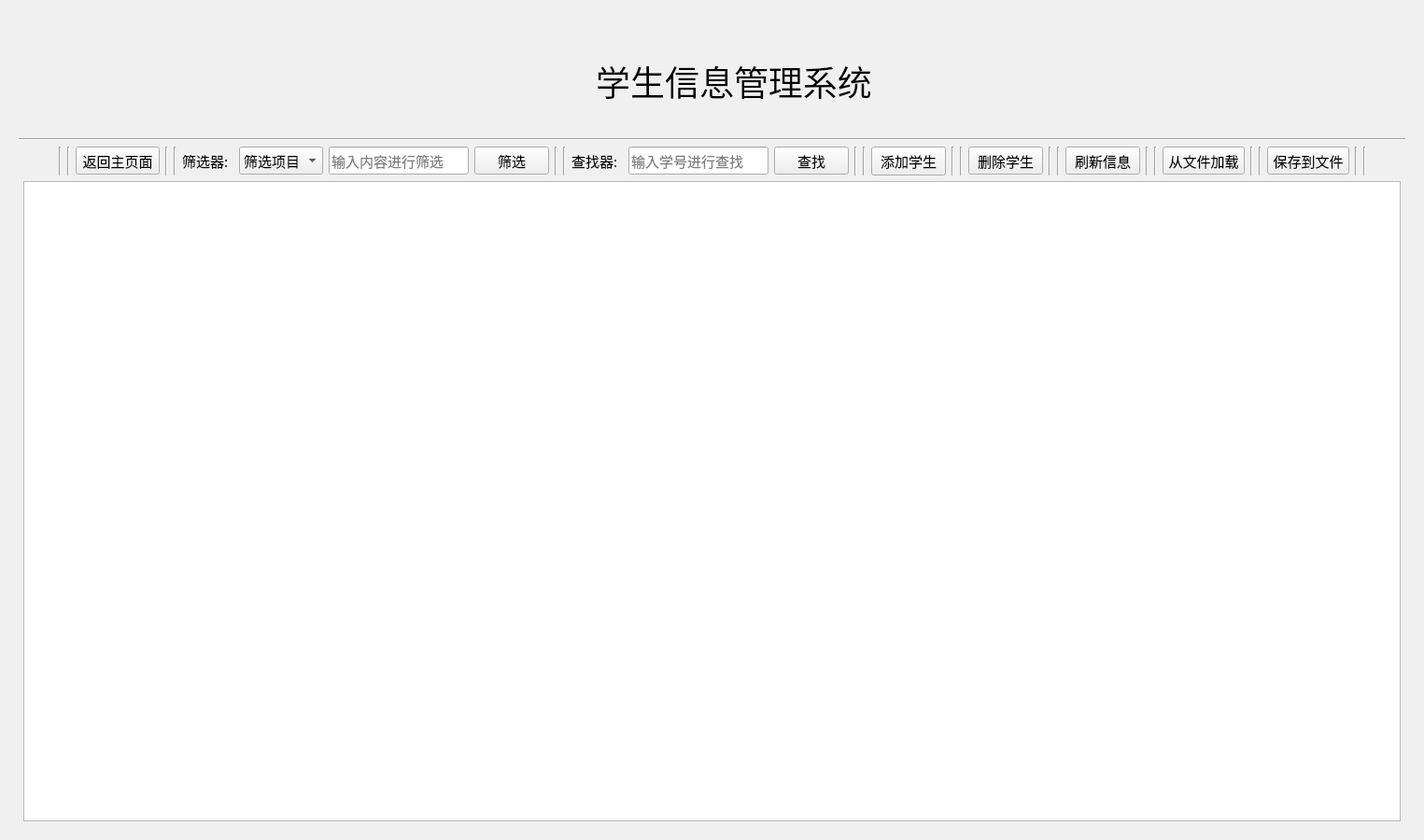
<?xml version="1.0" encoding="UTF-8"?>
<ui version="4.0">
 <class>Widget</class>
 <widget class="QWidget" name="Widget">
  <property name="geometry">
   <rect>
    <x>0</x>
    <y>0</y>
    <width>1525</width>
    <height>900</height>
   </rect>
  </property>
  <property name="minimumSize">
   <size>
    <width>1525</width>
    <height>0</height>
   </size>
  </property>
  <property name="windowTitle">
   <string>Widget</string>
  </property>
  <property name="styleSheet">
   <string notr="true">QWidget#Widget{
background-color: rgb(240, 240, 240);
}</string>
  </property>
  <layout class="QGridLayout" name="gridLayout">
   <item row="0" column="0">
    <widget class="QStackedWidget" name="stackedWidget">
     <property name="styleSheet">
      <string notr="true"/>
     </property>
     <property name="currentIndex">
      <number>1</number>
     </property>
     <widget class="QWidget" name="home">
      <property name="font">
       <font>
        <pointsize>9</pointsize>
       </font>
      </property>
      <property name="styleSheet">
       <string notr="true">QWidget#home{

}</string>
      </property>
      <layout class="QVBoxLayout" name="verticalLayout_2">
       <item>
        <spacer name="verticalSpacer_8">
         <property name="orientation">
          <enum>Qt::Vertical</enum>
         </property>
         <property name="sizeType">
          <enum>QSizePolicy::Expanding</enum>
         </property>
         <property name="sizeHint" stdset="0">
          <size>
           <width>20</width>
           <height>40</height>
          </size>
         </property>
        </spacer>
       </item>
       <item>
        <spacer name="verticalSpacer_10">
         <property name="orientation">
          <enum>Qt::Vertical</enum>
         </property>
         <property name="sizeHint" stdset="0">
          <size>
           <width>20</width>
           <height>40</height>
          </size>
         </property>
        </spacer>
       </item>
       <item>
        <layout class="QHBoxLayout" name="horizontalLayout_9">
         <item>
          <spacer name="horizontalSpacer_24">
           <property name="orientation">
            <enum>Qt::Horizontal</enum>
           </property>
           <property name="sizeHint" stdset="0">
            <size>
             <width>40</width>
             <height>20</height>
            </size>
           </property>
          </spacer>
         </item>
         <item>
          <widget class="QLabel" name="label_16">
           <property name="minimumSize">
            <size>
             <width>40</width>
             <height>40</height>
            </size>
           </property>
           <property name="maximumSize">
            <size>
             <width>40</width>
             <height>40</height>
            </size>
           </property>
           <property name="styleSheet">
            <string notr="true">image: url(:/img/icons/logo.png);</string>
           </property>
           <property name="text">
            <string/>
           </property>
          </widget>
         </item>
         <item>
          <widget class="QLabel" name="label_2">
           <property name="minimumSize">
            <size>
             <width>300</width>
             <height>0</height>
            </size>
           </property>
           <property name="maximumSize">
            <size>
             <width>9999</width>
             <height>16777215</height>
            </size>
           </property>
           <property name="font">
            <font>
             <family>华文楷体</family>
             <pointsize>28</pointsize>
            </font>
           </property>
           <property name="text">
            <string>学生信息管理系统</string>
           </property>
           <property name="alignment">
            <set>Qt::AlignCenter</set>
           </property>
          </widget>
         </item>
         <item>
          <spacer name="horizontalSpacer_29">
           <property name="orientation">
            <enum>Qt::Horizontal</enum>
           </property>
           <property name="sizeHint" stdset="0">
            <size>
             <width>40</width>
             <height>20</height>
            </size>
           </property>
          </spacer>
         </item>
        </layout>
       </item>
       <item>
        <spacer name="verticalSpacer_3">
         <property name="orientation">
          <enum>Qt::Vertical</enum>
         </property>
         <property name="sizeType">
          <enum>QSizePolicy::Expanding</enum>
         </property>
         <property name="sizeHint" stdset="0">
          <size>
           <width>20</width>
           <height>40</height>
          </size>
         </property>
        </spacer>
       </item>
       <item>
        <layout class="QHBoxLayout" name="horizontalLayout_8">
         <item>
          <spacer name="horizontalSpacer_27">
           <property name="orientation">
            <enum>Qt::Horizontal</enum>
           </property>
           <property name="sizeHint" stdset="0">
            <size>
             <width>40</width>
             <height>20</height>
            </size>
           </property>
          </spacer>
         </item>
         <item>
          <spacer name="horizontalSpacer_30">
           <property name="orientation">
            <enum>Qt::Horizontal</enum>
           </property>
           <property name="sizeHint" stdset="0">
            <size>
             <width>40</width>
             <height>20</height>
            </size>
           </property>
          </spacer>
         </item>
         <item>
          <widget class="QPushButton" name="dispButton">
           <property name="sizePolicy">
            <sizepolicy hsizetype="Expanding" vsizetype="Expanding">
             <horstretch>0</horstretch>
             <verstretch>0</verstretch>
            </sizepolicy>
           </property>
           <property name="minimumSize">
            <size>
             <width>190</width>
             <height>125</height>
            </size>
           </property>
           <property name="maximumSize">
            <size>
             <width>666666</width>
             <height>666666</height>
            </size>
           </property>
           <property name="font">
            <font>
             <family>楷体</family>
             <pointsize>15</pointsize>
            </font>
           </property>
           <property name="text">
            <string>显示学生信息</string>
           </property>
          </widget>
         </item>
         <item>
          <spacer name="horizontalSpacer_26">
           <property name="orientation">
            <enum>Qt::Horizontal</enum>
           </property>
           <property name="sizeType">
            <enum>QSizePolicy::Fixed</enum>
           </property>
           <property name="sizeHint" stdset="0">
            <size>
             <width>40</width>
             <height>20</height>
            </size>
           </property>
          </spacer>
         </item>
         <item>
          <widget class="QPushButton" name="outButton">
           <property name="sizePolicy">
            <sizepolicy hsizetype="Expanding" vsizetype="Expanding">
             <horstretch>0</horstretch>
             <verstretch>0</verstretch>
            </sizepolicy>
           </property>
           <property name="minimumSize">
            <size>
             <width>190</width>
             <height>125</height>
            </size>
           </property>
           <property name="font">
            <font>
             <family>楷体</family>
             <pointsize>15</pointsize>
            </font>
           </property>
           <property name="text">
            <string>退出账号登录</string>
           </property>
          </widget>
         </item>
         <item>
          <spacer name="horizontalSpacer_34">
           <property name="orientation">
            <enum>Qt::Horizontal</enum>
           </property>
           <property name="sizeType">
            <enum>QSizePolicy::Fixed</enum>
           </property>
           <property name="sizeHint" stdset="0">
            <size>
             <width>40</width>
             <height>20</height>
            </size>
           </property>
          </spacer>
         </item>
         <item>
          <widget class="QPushButton" name="saveButton">
           <property name="enabled">
            <bool>true</bool>
           </property>
           <property name="sizePolicy">
            <sizepolicy hsizetype="Expanding" vsizetype="Expanding">
             <horstretch>0</horstretch>
             <verstretch>0</verstretch>
            </sizepolicy>
           </property>
           <property name="minimumSize">
            <size>
             <width>190</width>
             <height>125</height>
            </size>
           </property>
           <property name="maximumSize">
            <size>
             <width>666666</width>
             <height>666666</height>
            </size>
           </property>
           <property name="font">
            <font>
             <family>楷体</family>
             <pointsize>15</pointsize>
             <weight>50</weight>
             <bold>false</bold>
             <underline>false</underline>
             <strikeout>false</strikeout>
            </font>
           </property>
           <property name="tabletTracking">
            <bool>false</bool>
           </property>
           <property name="styleSheet">
            <string notr="true"/>
           </property>
           <property name="text">
            <string>退出管理系统</string>
           </property>
          </widget>
         </item>
         <item>
          <spacer name="horizontalSpacer_31">
           <property name="orientation">
            <enum>Qt::Horizontal</enum>
           </property>
           <property name="sizeHint" stdset="0">
            <size>
             <width>40</width>
             <height>20</height>
            </size>
           </property>
          </spacer>
         </item>
         <item>
          <spacer name="horizontalSpacer_28">
           <property name="orientation">
            <enum>Qt::Horizontal</enum>
           </property>
           <property name="sizeHint" stdset="0">
            <size>
             <width>40</width>
             <height>20</height>
            </size>
           </property>
          </spacer>
         </item>
        </layout>
       </item>
       <item>
        <spacer name="verticalSpacer">
         <property name="orientation">
          <enum>Qt::Vertical</enum>
         </property>
         <property name="sizeHint" stdset="0">
          <size>
           <width>20</width>
           <height>40</height>
          </size>
         </property>
        </spacer>
       </item>
       <item>
        <spacer name="verticalSpacer_9">
         <property name="orientation">
          <enum>Qt::Vertical</enum>
         </property>
         <property name="sizeHint" stdset="0">
          <size>
           <width>20</width>
           <height>40</height>
          </size>
         </property>
        </spacer>
       </item>
      </layout>
     </widget>
     <widget class="QWidget" name="studentdisp">
      <property name="styleSheet">
       <string notr="true"/>
      </property>
      <layout class="QGridLayout" name="gridLayout_2">
       <item row="0" column="0">
        <layout class="QVBoxLayout" name="verticalLayout">
         <item>
          <spacer name="verticalSpacer_2">
           <property name="orientation">
            <enum>Qt::Vertical</enum>
           </property>
           <property name="sizeType">
            <enum>QSizePolicy::Maximum</enum>
           </property>
           <property name="sizeHint" stdset="0">
            <size>
             <width>20</width>
             <height>40</height>
            </size>
           </property>
          </spacer>
         </item>
         <item>
          <layout class="QHBoxLayout" name="horizontalLayout_2">
           <item>
            <spacer name="horizontalSpacer_3">
             <property name="orientation">
              <enum>Qt::Horizontal</enum>
             </property>
             <property name="sizeHint" stdset="0">
              <size>
               <width>40</width>
               <height>20</height>
              </size>
             </property>
            </spacer>
           </item>
           <item>
            <widget class="QLabel" name="label_19">
             <property name="minimumSize">
              <size>
               <width>40</width>
               <height>40</height>
              </size>
             </property>
             <property name="maximumSize">
              <size>
               <width>40</width>
               <height>40</height>
              </size>
             </property>
             <property name="styleSheet">
              <string notr="true">image: url(:/img/icons/logo.png);</string>
             </property>
             <property name="text">
              <string/>
             </property>
            </widget>
           </item>
           <item>
            <widget class="QLabel" name="label">
             <property name="sizePolicy">
              <sizepolicy hsizetype="Preferred" vsizetype="Preferred">
               <horstretch>0</horstretch>
               <verstretch>0</verstretch>
              </sizepolicy>
             </property>
             <property name="font">
              <font>
               <family>华文楷体</family>
               <pointsize>28</pointsize>
               <weight>50</weight>
               <italic>false</italic>
               <bold>false</bold>
              </font>
             </property>
             <property name="text">
              <string>学生信息管理系统</string>
             </property>
             <property name="alignment">
              <set>Qt::AlignCenter</set>
             </property>
            </widget>
           </item>
           <item>
            <spacer name="horizontalSpacer_4">
             <property name="orientation">
              <enum>Qt::Horizontal</enum>
             </property>
             <property name="sizeHint" stdset="0">
              <size>
               <width>40</width>
               <height>20</height>
              </size>
             </property>
            </spacer>
           </item>
          </layout>
         </item>
         <item>
          <widget class="QLabel" name="savetishi">
           <property name="minimumSize">
            <size>
             <width>0</width>
             <height>20</height>
            </size>
           </property>
           <property name="font">
            <font>
             <family>楷体</family>
             <pointsize>12</pointsize>
            </font>
           </property>
           <property name="text">
            <string/>
           </property>
           <property name="alignment">
            <set>Qt::AlignCenter</set>
           </property>
          </widget>
         </item>
         <item>
          <widget class="Line" name="line_7">
           <property name="orientation">
            <enum>Qt::Horizontal</enum>
           </property>
          </widget>
         </item>
         <item>
          <layout class="QHBoxLayout" name="horizontalLayout_3">
           <item>
            <spacer name="horizontalSpacer_32">
             <property name="orientation">
              <enum>Qt::Horizontal</enum>
             </property>
             <property name="sizeType">
              <enum>QSizePolicy::Expanding</enum>
             </property>
             <property name="sizeHint" stdset="0">
              <size>
               <width>5</width>
               <height>20</height>
              </size>
             </property>
            </spacer>
           </item>
           <item>
            <widget class="Line" name="line_18">
             <property name="orientation">
              <enum>Qt::Vertical</enum>
             </property>
            </widget>
           </item>
           <item>
            <widget class="Line" name="line_19">
             <property name="orientation">
              <enum>Qt::Vertical</enum>
             </property>
            </widget>
           </item>
           <item>
            <widget class="QPushButton" name="pushButton_2">
             <property name="minimumSize">
              <size>
               <width>90</width>
               <height>30</height>
              </size>
             </property>
             <property name="maximumSize">
              <size>
               <width>9999</width>
               <height>30</height>
              </size>
             </property>
             <property name="font">
              <font>
               <family>楷体</family>
               <pointsize>11</pointsize>
              </font>
             </property>
             <property name="text">
              <string>返回主页面</string>
             </property>
            </widget>
           </item>
           <item>
            <widget class="Line" name="line_17">
             <property name="orientation">
              <enum>Qt::Vertical</enum>
             </property>
            </widget>
           </item>
           <item>
            <widget class="Line" name="line_8">
             <property name="orientation">
              <enum>Qt::Vertical</enum>
             </property>
            </widget>
           </item>
           <item>
            <widget class="QLabel" name="label_17">
             <property name="minimumSize">
              <size>
               <width>55</width>
               <height>30</height>
              </size>
             </property>
             <property name="maximumSize">
              <size>
               <width>9999</width>
               <height>30</height>
              </size>
             </property>
             <property name="font">
              <font>
               <family>楷体</family>
               <pointsize>11</pointsize>
              </font>
             </property>
             <property name="text">
              <string>筛选器:</string>
             </property>
            </widget>
           </item>
           <item>
            <widget class="QComboBox" name="comboBox">
             <property name="minimumSize">
              <size>
               <width>90</width>
               <height>30</height>
              </size>
             </property>
             <property name="maximumSize">
              <size>
               <width>9999</width>
               <height>30</height>
              </size>
             </property>
             <property name="font">
              <font>
               <family>楷体</family>
               <pointsize>11</pointsize>
              </font>
             </property>
             <item>
              <property name="text">
               <string>筛选项目</string>
              </property>
             </item>
             <item>
              <property name="text">
               <string>年级</string>
              </property>
             </item>
             <item>
              <property name="text">
               <string>专业</string>
              </property>
             </item>
             <item>
              <property name="text">
               <string>班级</string>
              </property>
             </item>
             <item>
              <property name="text">
               <string>姓名</string>
              </property>
             </item>
             <item>
              <property name="text">
               <string>寝室号</string>
              </property>
             </item>
            </widget>
           </item>
           <item>
            <widget class="QLineEdit" name="shaixuanqi">
             <property name="minimumSize">
              <size>
               <width>150</width>
               <height>30</height>
              </size>
             </property>
             <property name="maximumSize">
              <size>
               <width>9999</width>
               <height>30</height>
              </size>
             </property>
             <property name="font">
              <font>
               <family>楷体</family>
               <pointsize>11</pointsize>
              </font>
             </property>
             <property name="text">
              <string/>
             </property>
             <property name="placeholderText">
              <string>输入内容进行筛选</string>
             </property>
            </widget>
           </item>
           <item>
            <widget class="QPushButton" name="pushButton">
             <property name="minimumSize">
              <size>
               <width>60</width>
               <height>30</height>
              </size>
             </property>
             <property name="maximumSize">
              <size>
               <width>9999</width>
               <height>30</height>
              </size>
             </property>
             <property name="font">
              <font>
               <family>楷体</family>
               <pointsize>11</pointsize>
              </font>
             </property>
             <property name="text">
              <string>筛选</string>
             </property>
            </widget>
           </item>
           <item>
            <widget class="Line" name="line_2">
             <property name="orientation">
              <enum>Qt::Vertical</enum>
             </property>
            </widget>
           </item>
           <item>
            <widget class="Line" name="line_9">
             <property name="orientation">
              <enum>Qt::Vertical</enum>
             </property>
            </widget>
           </item>
           <item>
            <widget class="QLabel" name="label_18">
             <property name="minimumSize">
              <size>
               <width>55</width>
               <height>30</height>
              </size>
             </property>
             <property name="maximumSize">
              <size>
               <width>9999</width>
               <height>30</height>
              </size>
             </property>
             <property name="font">
              <font>
               <family>楷体</family>
               <pointsize>11</pointsize>
              </font>
             </property>
             <property name="text">
              <string>查找器:</string>
             </property>
            </widget>
           </item>
           <item>
            <widget class="QLineEdit" name="chazhaoqi">
             <property name="minimumSize">
              <size>
               <width>150</width>
               <height>30</height>
              </size>
             </property>
             <property name="maximumSize">
              <size>
               <width>9999</width>
               <height>30</height>
              </size>
             </property>
             <property name="font">
              <font>
               <family>楷体</family>
               <pointsize>11</pointsize>
              </font>
             </property>
             <property name="text">
              <string/>
             </property>
             <property name="maxLength">
              <number>12</number>
             </property>
             <property name="placeholderText">
              <string>输入学号进行查找</string>
             </property>
            </widget>
           </item>
           <item>
            <widget class="QPushButton" name="pushButton_5">
             <property name="minimumSize">
              <size>
               <width>60</width>
               <height>30</height>
              </size>
             </property>
             <property name="maximumSize">
              <size>
               <width>9999</width>
               <height>30</height>
              </size>
             </property>
             <property name="font">
              <font>
               <family>楷体</family>
               <pointsize>11</pointsize>
              </font>
             </property>
             <property name="text">
              <string>查找</string>
             </property>
            </widget>
           </item>
           <item>
            <widget class="Line" name="line_6">
             <property name="orientation">
              <enum>Qt::Vertical</enum>
             </property>
            </widget>
           </item>
           <item>
            <widget class="Line" name="line_10">
             <property name="orientation">
              <enum>Qt::Vertical</enum>
             </property>
            </widget>
           </item>
           <item>
            <widget class="QPushButton" name="addstudent">
             <property name="minimumSize">
              <size>
               <width>75</width>
               <height>30</height>
              </size>
             </property>
             <property name="font">
              <font>
               <family>楷体</family>
               <pointsize>11</pointsize>
              </font>
             </property>
             <property name="text">
              <string>添加学生</string>
             </property>
            </widget>
           </item>
           <item>
            <widget class="Line" name="line">
             <property name="orientation">
              <enum>Qt::Vertical</enum>
             </property>
            </widget>
           </item>
           <item>
            <widget class="Line" name="line_16">
             <property name="orientation">
              <enum>Qt::Vertical</enum>
             </property>
            </widget>
           </item>
           <item>
            <widget class="QPushButton" name="pushButton_4">
             <property name="minimumSize">
              <size>
               <width>75</width>
               <height>30</height>
              </size>
             </property>
             <property name="maximumSize">
              <size>
               <width>9999</width>
               <height>30</height>
              </size>
             </property>
             <property name="font">
              <font>
               <family>楷体</family>
               <pointsize>11</pointsize>
              </font>
             </property>
             <property name="text">
              <string>删除学生</string>
             </property>
            </widget>
           </item>
           <item>
            <widget class="Line" name="line_11">
             <property name="orientation">
              <enum>Qt::Vertical</enum>
             </property>
            </widget>
           </item>
           <item>
            <widget class="Line" name="line_3">
             <property name="orientation">
              <enum>Qt::Vertical</enum>
             </property>
            </widget>
           </item>
           <item>
            <widget class="QPushButton" name="readfile">
             <property name="minimumSize">
              <size>
               <width>75</width>
               <height>30</height>
              </size>
             </property>
             <property name="maximumSize">
              <size>
               <width>9999</width>
               <height>30</height>
              </size>
             </property>
             <property name="font">
              <font>
               <family>楷体</family>
               <pointsize>11</pointsize>
              </font>
             </property>
             <property name="text">
              <string>刷新信息</string>
             </property>
            </widget>
           </item>
           <item>
            <widget class="Line" name="line_4">
             <property name="orientation">
              <enum>Qt::Vertical</enum>
             </property>
            </widget>
           </item>
           <item>
            <widget class="Line" name="line_12">
             <property name="orientation">
              <enum>Qt::Vertical</enum>
             </property>
            </widget>
           </item>
           <item>
            <widget class="QPushButton" name="pushButton_3">
             <property name="minimumSize">
              <size>
               <width>88</width>
               <height>30</height>
              </size>
             </property>
             <property name="maximumSize">
              <size>
               <width>9999</width>
               <height>30</height>
              </size>
             </property>
             <property name="font">
              <font>
               <family>楷体</family>
               <pointsize>11</pointsize>
              </font>
             </property>
             <property name="text">
              <string>从文件加载</string>
             </property>
            </widget>
           </item>
           <item>
            <widget class="Line" name="line_5">
             <property name="orientation">
              <enum>Qt::Vertical</enum>
             </property>
            </widget>
           </item>
           <item>
            <widget class="Line" name="line_13">
             <property name="orientation">
              <enum>Qt::Vertical</enum>
             </property>
            </widget>
           </item>
           <item>
            <widget class="QPushButton" name="savefile">
             <property name="minimumSize">
              <size>
               <width>88</width>
               <height>30</height>
              </size>
             </property>
             <property name="maximumSize">
              <size>
               <width>9999</width>
               <height>30</height>
              </size>
             </property>
             <property name="font">
              <font>
               <family>楷体</family>
               <pointsize>11</pointsize>
              </font>
             </property>
             <property name="text">
              <string>保存到文件</string>
             </property>
            </widget>
           </item>
           <item>
            <widget class="Line" name="line_14">
             <property name="orientation">
              <enum>Qt::Vertical</enum>
             </property>
            </widget>
           </item>
           <item>
            <widget class="Line" name="line_15">
             <property name="orientation">
              <enum>Qt::Vertical</enum>
             </property>
            </widget>
           </item>
           <item>
            <spacer name="horizontalSpacer_5">
             <property name="orientation">
              <enum>Qt::Horizontal</enum>
             </property>
             <property name="sizeType">
              <enum>QSizePolicy::Expanding</enum>
             </property>
             <property name="sizeHint" stdset="0">
              <size>
               <width>5</width>
               <height>20</height>
              </size>
             </property>
            </spacer>
           </item>
          </layout>
         </item>
         <item>
          <layout class="QHBoxLayout" name="horizontalLayout">
           <item>
            <spacer name="horizontalSpacer_2">
             <property name="orientation">
              <enum>Qt::Horizontal</enum>
             </property>
             <property name="sizeType">
              <enum>QSizePolicy::Fixed</enum>
             </property>
             <property name="sizeHint" stdset="0">
              <size>
               <width>5</width>
               <height>20</height>
              </size>
             </property>
            </spacer>
           </item>
           <item>
            <widget class="QTableWidget" name="tableWidget">
             <property name="minimumSize">
              <size>
               <width>1000</width>
               <height>0</height>
              </size>
             </property>
             <property name="font">
              <font>
               <family>楷体</family>
               <pointsize>11</pointsize>
              </font>
             </property>
             <property name="styleSheet">
              <string notr="true"/>
             </property>
             <attribute name="horizontalHeaderVisible">
              <bool>false</bool>
             </attribute>
             <attribute name="verticalHeaderVisible">
              <bool>false</bool>
             </attribute>
            </widget>
           </item>
           <item>
            <spacer name="horizontalSpacer">
             <property name="orientation">
              <enum>Qt::Horizontal</enum>
             </property>
             <property name="sizeType">
              <enum>QSizePolicy::Fixed</enum>
             </property>
             <property name="sizeHint" stdset="0">
              <size>
               <width>5</width>
               <height>20</height>
              </size>
             </property>
            </spacer>
           </item>
          </layout>
         </item>
        </layout>
       </item>
      </layout>
     </widget>
    </widget>
   </item>
  </layout>
 </widget>
 <resources/>
 <connections/>
</ui>
